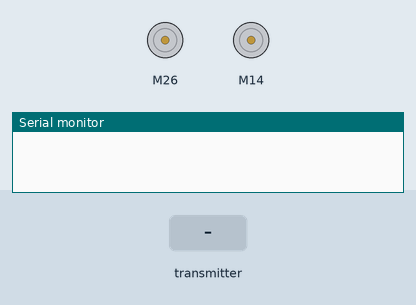
A sketch run on a simulated ESP32. Parts: 2 × DC motor (green arrow = forward, orange = backward, longer = faster), the last lines printed to the serial monitor. Inputs (shaded band) come from the test bench.

Above: at 1.2 s.
1.3 s: the transmitter starts sending switchPressed = 1
At 1.6 s:
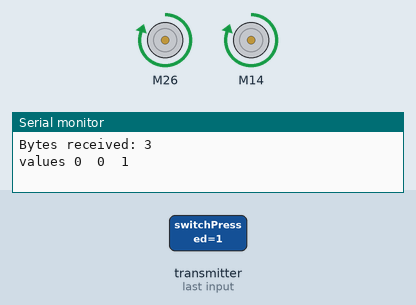
4.3 s: the transmitter starts sending xAxisValue = 64
7.3 s: the transmitter starts sending yAxisValue = 128
10.3 s: the transmitter starts sending xAxisValue = 0
13.3 s: the transmitter starts sending yAxisValue = 255
16.3 s: the transmitter starts sending xAxisValue = 255
Timing chart, 0 to 20.3 s (numbered marks = the images above; inputs shaded):
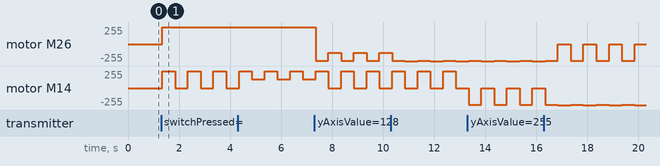

Measured:
- after the input at 1.3 s, motor M26: alternates forward 255/255 for 0.50 s and forward 254/255 for 0.50 s, starting after 0.05 s; motor M14: alternates forward 254/255 for 0.50 s and stopped for 0.50 s, starting after 0.05 s

The sketch:

ESPNOW_Car_Receiver_REVTB6612.ino
```cpp
// Code for Reciever (Car) for ESPNOW 2WD Car
// Updated to utilize TB6612FNG Motor Driver
// Must download the following Library for ESP32:  https://github.com/yeagerninja/TB6612FNG_ESP32_Library
// Modified by Scott Yeager from various sources

// Include Libraries
#include <esp_now.h>
#include <WiFi.h>
#include <TB6612_ESP32.h>

//Define Motor Pins
#define AIN1 26 // ESP32 Pin D26 to TB6612 Pin AIN1
#define BIN1 14 // ESP32 Pin D14 to TB6612 Pin BIN1
#define AIN2 25 // ESP32 Pin D25 to TB6612 Pin AIN2
#define BIN2 12 // ESP32 Pin D12 to TB6612 Pin BIN2
#define PWMA 33 // ESP32 Pin D33 to TB6612 Pin PWMA
#define PWMB 13 // ESP32 Pin D13 to TB6612 Pin PWMB
#define STBY 27 // ESP32 Pin D27 to TB6612 Pin STBY


// These constants are used to allow you to make your motor configuration
// line up with function names like forward.  Value can be 1 or -1
const int offsetA = 1;
const int offsetB = 1;


// Initializing motors.  The library will allow you to initialize as many
// motors as you have memory for.  If you are using functions like forward
// that take 2 motors as arguements you can either write new functions or
// call the function more than once.
Motor motor1 = Motor(AIN1, AIN2, PWMA, offsetA, STBY, 5000, 8, 1);
Motor motor2 = Motor(BIN1, BIN2, PWMB, offsetB, STBY, 5000, 8, 2);

#define MAX_MOTOR_SPEED 254 //255

const int PWMFreq = 1000; /* 1 KHz */
const int PWMResolution = 8;
const int rightMotorPWMSpeedChannel = 4;
const int leftMotorPWMSpeedChannel = 5;

#define SIGNAL_TIMEOUT 1000  // This is signal timeout in milli seconds. We will reset the data if no signal
unsigned long lastRecvTime = 0;

typedef struct PacketData
{
  byte xAxisValue;
  byte yAxisValue;
  byte switchPressed;
}PacketData;
PacketData receiverData;

// Can use this setting to add throttle capability (true) vs simple movement (false)
bool throttleAndSteeringMode = true;


// Callback function that will be executed when data is received
void OnDataRecv(const uint8_t * mac, const uint8_t *incomingData, int len)
{
  if (len == 0)
  {
    return;
  }
  memcpy(&receiverData, incomingData, sizeof(receiverData));
  Serial.print("Bytes received: ");
  Serial.println(len);
  String inputData ;
  inputData = inputData + "values " + receiverData.xAxisValue + "  " + receiverData.yAxisValue + "  " + receiverData.switchPressed;
  Serial.println(inputData);
  if (receiverData.switchPressed == true)
  {
    if (throttleAndSteeringMode == false)
    {
      throttleAndSteeringMode = true;
    }
    else
    {
      throttleAndSteeringMode = false;
    }
  }

  if (throttleAndSteeringMode)
  {
    throttleAndSteeringMovements();
  }
  else
  {
    simpleMovements();
  }

  lastRecvTime = millis();
}


void simpleMovements()
{
  if (receiverData.yAxisValue <= 75)       //Move car Forward
  {
    rotateMotor(MAX_MOTOR_SPEED, MAX_MOTOR_SPEED);
  }
  else if (receiverData.yAxisValue >= 178)   //Move car Backward
  {
    rotateMotor(-MAX_MOTOR_SPEED, -MAX_MOTOR_SPEED);
  }
  else if (receiverData.xAxisValue >= 172)  //Move car Right
  {
    rotateMotor(MAX_MOTOR_SPEED, -MAX_MOTOR_SPEED);/////////////////////
  }
  else if (receiverData.xAxisValue <= 75)   //Move car Left
  {
    rotateMotor(-MAX_MOTOR_SPEED, MAX_MOTOR_SPEED);//////////////////////
  }
  else                                      //Stop the car
  {
    rotateMotor(0, 0);
  }
}


void throttleAndSteeringMovements()
{
  int throttle = map( receiverData.yAxisValue, 254, 0, -255, 255);
  int steering = map( receiverData.xAxisValue, 0, 254, -255, 255);
  int motorDirection = 1;

  if (throttle < 0)       //Move car backward
  {
    motorDirection = -1;
  }

  int rightMotorSpeed, leftMotorSpeed;
  rightMotorSpeed =  abs(throttle) - steering;
  leftMotorSpeed =  abs(throttle) + steering;
  rightMotorSpeed = constrain(rightMotorSpeed, 0, 255);
  leftMotorSpeed = constrain(leftMotorSpeed, 0, 255);

  rotateMotor(rightMotorSpeed * motorDirection, leftMotorSpeed * motorDirection);
}


void rotateMotor(int rightMotorSpeed, int leftMotorSpeed)
{
  motor1.drive(rightMotorSpeed);
  motor2.drive(leftMotorSpeed);
}


void setup()
{
  Serial.begin(115200);
  WiFi.mode(WIFI_STA);

  // Init ESP-NOW
  if (esp_now_init() != ESP_OK)
  {
    Serial.println("Error initializing ESP-NOW");
    return;
  }

  //esp_now_register_recv_cb(OnDataRecv);  only works version 2.x and below
  esp_now_register_recv_cb(esp_now_recv_cb_t(OnDataRecv));
}


void loop()
{
  //Check Signal lost.
  unsigned long now = millis();
  if ( now - lastRecvTime > SIGNAL_TIMEOUT )
  {
    rotateMotor(0, 0);
  }
}
```
